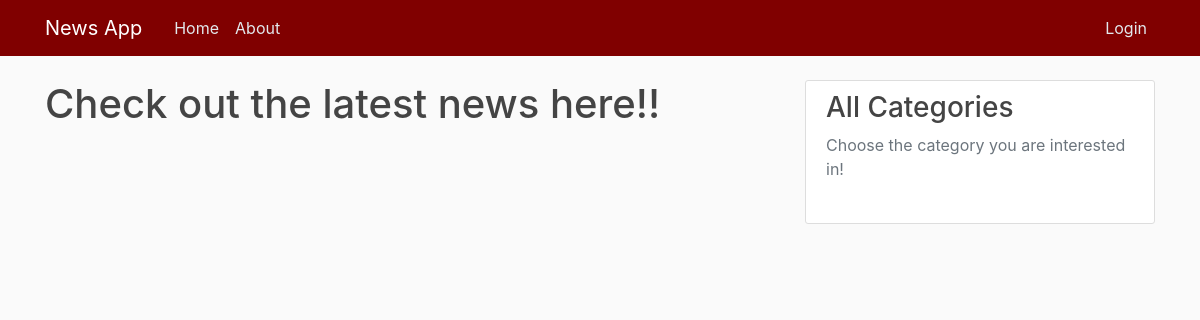
Page /home on the earlier database version.
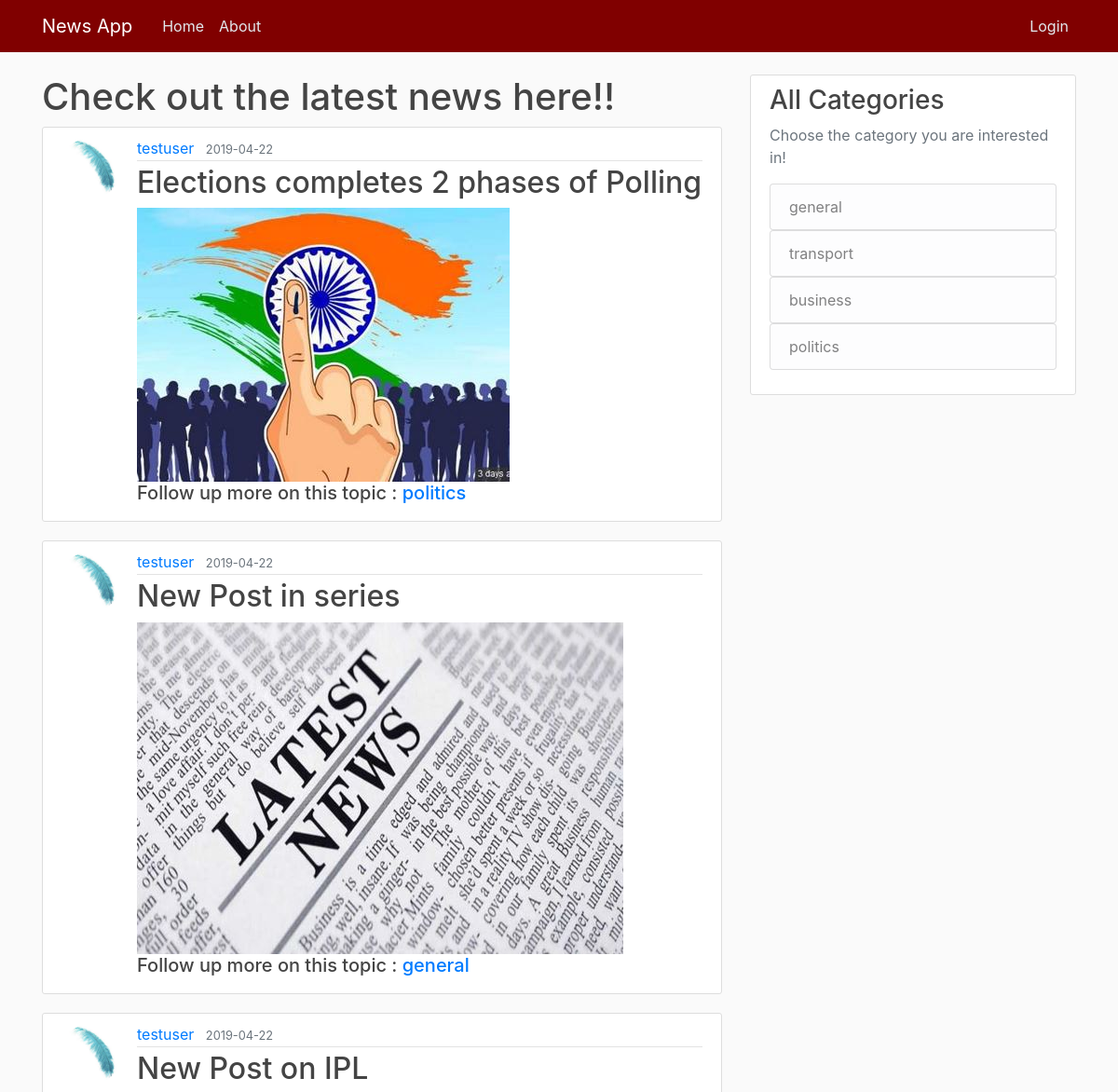
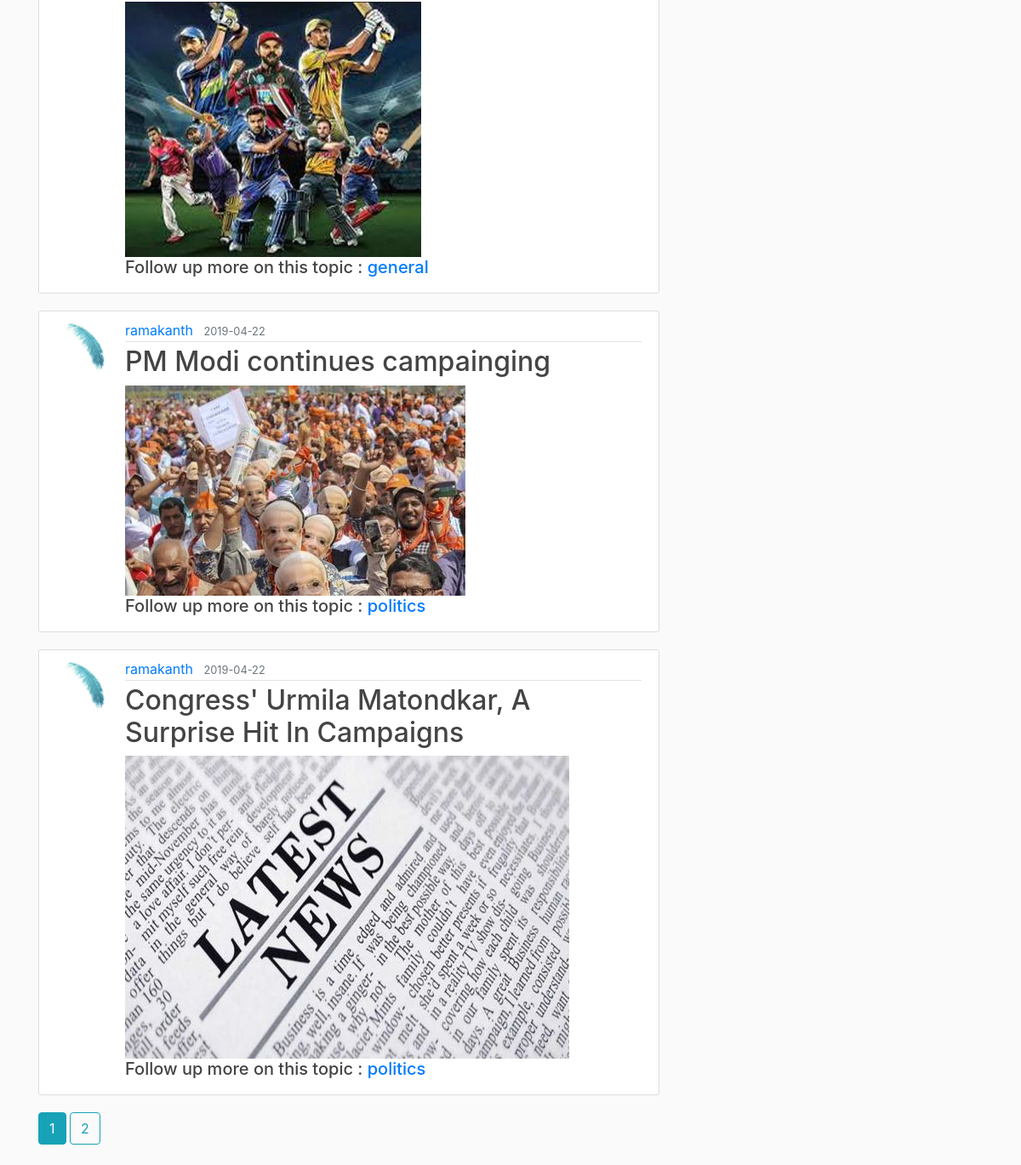
Same page on the later database version (2 pictures, top to bottom).
### flaskblog/models.py (models this page shows, shortened)
class Post(db.Model):
    id = db.Column(db.Integer, primary_key=True)
    title = db.Column(db.String(100), nullable=False)
    date_posted = db.Column(db.DateTime, nullable=False,
                            default=datetime.utcnow)
    content = db.Column(db.Text, nullable=False)
    user_id = db.Column(db.Integer, db.ForeignKey('user.id'), nullable=False)
    image_file = db.Column(db.String(20), nullable=False,
                           default='default1.jpg')
    category = db.Column(db.String(20), nullable=False)

class User(db.Model, UserMixin):
    id = db.Column(db.Integer, primary_key=True)
    username = db.Column(db.String(20), unique=True, nullable=False)
    email = db.Column(db.String(120), unique=True, nullable=False)
    image_file = db.Column(db.String(20), nullable=False,
                           default='default.jpg')
    password = db.Column(db.String(60), nullable=False)
    posts = db.relationship('Post', backref='author', lazy=True)

### flaskblog/main/routes.py (the view)
@main.route("/")
@main.route("/home")
def home():
    page = request.args.get('page', 1, type=int)
    posts = Post.query.order_by(
        Post.date_posted.desc()).paginate(page=page, per_page=5)
    dis_cats = []
    for dis_cat in db.session.query(Post.category).distinct():
        dis_cats.append(dis_cat.category)
    return render_template('home.html', posts=posts, dis_cats=dis_cats)

### flaskblog/templates/home.html
{% extends "layout.html" %} {% block content %}
<h1>Check out the latest news here!!</h1>
{% for post in posts.items %}
<article class="media content-section">
  <img
    src="{{ url_for('static',filename='profile_pics/' + post.author.image_file) }}"
    alt=""
    class="rounded-circle article-img"
  />
  <div class="media-body">
    <div class="article-metadata">
      <a class="mr-2" href="{{ url_for('users.user_posts', username=post.author.username) }}">{{ post.author.username }}</a>
      <small class="text-muted">{{
        post.date_posted.strftime("%Y-%m-%d")
      }}</small>
    </div>
    <h2>
      <a class="article-title" href="{{ url_for('posts.post',post_id=post.id) }}">{{
        post.title
      }}</a>
    </h2>
    <img src="{{ url_for('static',filename='profile_pics/' + post.image_file) }}" alt="" class="responsive" />
    <h5>Follow up more on this topic  : <a class="" href="{{ url_for('posts.cat_post', category=post.category) }}">{{ post.category }}</a></h5>
  </div>
</article>
{% endfor %}
{% for page_num in posts.iter_pages(left_edge=1, right_edge=1, left_current=1, right_current=2) %}
  {% if page_num %}
    {% if posts.page == page_num %}
      <a class='btn btn-info mb-4' href="{{ url_for('main.home',page=page_num)}}">{{ page_num }}</a>
    {% else %}
      <a class='btn btn-outline-info mb-4' href="{{ url_for('main.home',page=page_num)}}">{{ page_num }}</a>
    {% endif %}
  {% else %}
  ...
  {% endif %}
{% endfor %}
{% endblock content %}

### flaskblog/templates/layout.html (shortened to what this page needs)
<!DOCTYPE html>
<html>
  <head>
    <link
      rel="stylesheet"
      href="https://stackpath.bootstrapcdn.com/bootstrap/4.3.1/css/bootstrap.min.css"
    />
    <link rel="stylesheet" type="text/css" href="{{ url_for('static',filename='main.css') }}">
  </head>
  <body>
    <header class="site-header">
      <nav class="navbar navbar-expand-md navbar-dark bg-steel fixed-top">
        <div class="container">
          <a class="navbar-brand mr-4" href="/">News App</a>
          <div class="collapse navbar-collapse" id="navbarToggle">
            <div class="navbar-nav mr-auto">
              <a class="nav-item nav-link" href="{{ url_for('main.home')}}">Home</a>
              <a class="nav-item nav-link" href="{{ url_for('main.about') }}">About</a>
            </div>
            <div class="navbar-nav">
              {% if current_user.is_authenticated %}
              <a class="nav-item nav-link" href="{{ url_for('posts.new_post') }}">New Post</a>
              <a class="nav-item nav-link" href="{{ url_for('users.account') }}">Account</a>
              <a class="nav-item nav-link" href="{{ url_for('users.register') }}">Register</a>
              <a class="nav-item nav-link" href="{{ url_for('users.logout') }}">Logout</a>
              {% else %}
                <a class="nav-item nav-link" href="{{ url_for('users.login') }}">Login</a>
              {% endif %}
            </div>
          </div>
        </div>
      </nav>
    </header>
    <main role="main" class="container">
      <div class="row">
        <div class="col-md-8">
          {% block content %}{% endblock %}
        </div>
        <div class="col-md-4">
          <div class="content-section">
            <h3>All Categories</h3>
            <p class='text-muted'>Choose the category you are interested in!
              <ul class="list-group">
                {% for cate in dis_cats %}
                <a href="{{ url_for('posts.cat_post', category=cate) }}"><li class="list-group-item list-group-item-light">{{ cate }}</li></a>
                {% endfor %}
              </ul>
            </p>
          </div>
        </div>
      </div>
    </main>
  </body>
</html>

### flaskblog/static/main.css (style rules this page uses)
body { background: #fafafa; color: #333333; margin-top: 5rem; }
h1, h2, h3, h4, h5, h6 { color: #444444; }
.bg-steel { background-color:maroon; }
.site-header .navbar-nav .nav-link { color: #e2e8ec; }
.content-section { background: #ffffff; padding: 10px 20px; border: 1px solid #dddddd; border-radius: 3px; margin-bottom: 20px; }
.article-title { color: #444444; }
.article-img { height: 65px; width: 65px; margin-right: 16px; }
.article-metadata { padding-bottom: 1px; margin-bottom: 4px; border-bottom: 1px solid #e3e3e3 }

Differences in the rows shown:
added Post: image_file (placeholder picture), author.username "testuser", date_posted "2019-04-22", title "Elections completes 2 phases of Polling", image_file (picture), category "politics"
added Post: image_file (placeholder picture), author.username "testuser", date_posted "2019-04-22", title "New Post in series", category "general"
added Post: image_file (placeholder picture), author.username "testuser", date_posted "2019-04-22", title "New Post on IPL", image_file (picture), category "general"
added Post: image_file (placeholder picture), author.username "ramakanth", date_posted "2019-04-22", title "PM Modi continues campainging", image_file (picture), category "politics"
added Post: image_file (placeholder picture), author.username "ramakanth", date_posted "2019-04-22", title "Congress' Urmila Matondkar, A Surprise Hit In Campaigns", category "politics"
Other differences:
new list line: "1"
new list line: "2"
new list line: "general"
new list line: "transport"
new list line: "business"
new list line: "politics"
